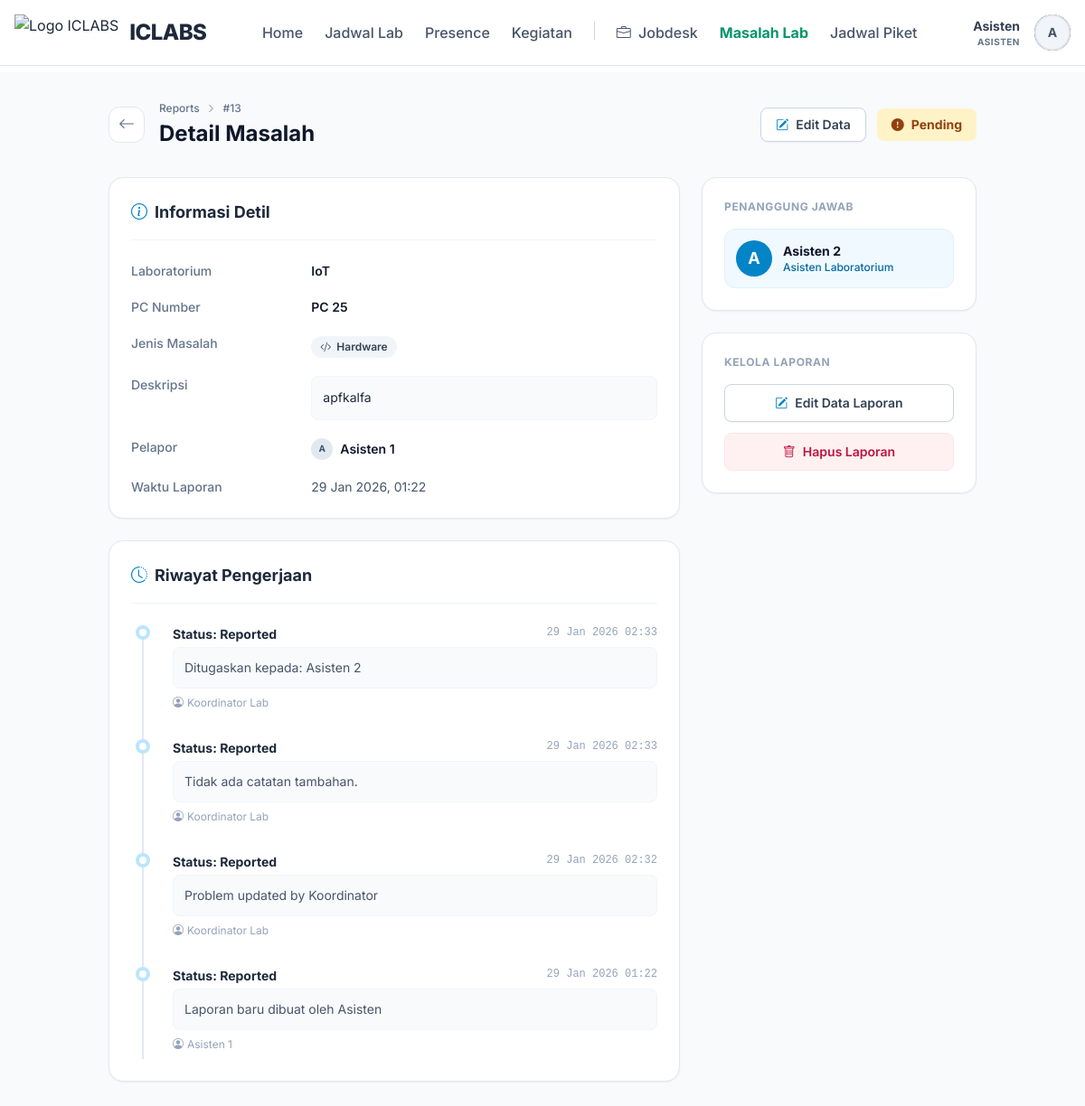
Screenshot of /public/asisten/problems/13 (signed in) with the database file from the repository.
### tables this page shows
CREATE TABLE `lab_problems` (
  `id` int(11) NOT NULL AUTO_INCREMENT,
  `laboratory_id` int(11) NOT NULL,
  `pc_number` varchar(50) DEFAULT NULL,
  `problem_type` enum('hardware','software','network','other') NOT NULL,
  `description` text NOT NULL,
  `status` enum('reported','in_progress','resolved') DEFAULT 'reported',
  `reported_by` int(11) NOT NULL,
  `assigned_to` int(11) DEFAULT NULL,
  `reported_at` timestamp NOT NULL DEFAULT current_timestamp(),
  `started_at` datetime DEFAULT NULL,
  `completed_at` datetime DEFAULT NULL,
  PRIMARY KEY (`id`),
  KEY `reported_by` (`reported_by`),
  KEY `idx_lab_problems_status` (`status`),
  KEY `idx_lab_problems_lab` (`laboratory_id`),
  KEY `fk_lab_problems_assigned` (`assigned_to`),
  CONSTRAINT `fk_lab_problems_assigned` FOREIGN KEY (`assigned_to`) REFERENCES `users` (`id`) ON DELETE SET NULL,
  CONSTRAINT `lab_problems_ibfk_1` FOREIGN KEY (`laboratory_id`) REFERENCES `laboratories` (`id`) ON DELETE CASCADE,
  CONSTRAINT `lab_problems_ibfk_2` FOREIGN KEY (`reported_by`) REFERENCES `users` (`id`) ON DELETE CASCADE
);

CREATE TABLE `laboratories` (
  `id` int(11) NOT NULL AUTO_INCREMENT,
  `lab_name` varchar(100) NOT NULL,
  `image` varchar(255) DEFAULT NULL,
  `description` text DEFAULT NULL,
  `pc_count` int(11) DEFAULT 0,
  `tv_count` int(11) DEFAULT 0,
  `capacity` int(11) DEFAULT 0,
  `status` enum('active','maintenance','inactive') DEFAULT 'active',
  `location` varchar(100) DEFAULT NULL,
  `building` varchar(50) DEFAULT NULL,
  `floor` varchar(10) DEFAULT NULL,
  `room_number` varchar(20) DEFAULT NULL,
  PRIMARY KEY (`id`)
);

CREATE TABLE `users` (
  `id` int(11) NOT NULL AUTO_INCREMENT,
  `name` varchar(100) NOT NULL,
  `email` varchar(100) NOT NULL,
  `phone` varchar(20) DEFAULT NULL,
  `password` varchar(255) NOT NULL,
  `role_id` int(11) NOT NULL,
  `status` enum('active','inactive') DEFAULT 'active',
  `created_at` timestamp NOT NULL DEFAULT current_timestamp(),
  PRIMARY KEY (`id`),
  UNIQUE KEY `email` (`email`),
  KEY `idx_users_email` (`email`),
  KEY `idx_users_role` (`role_id`),
  CONSTRAINT `users_ibfk_1` FOREIGN KEY (`role_id`) REFERENCES `roles` (`id`)
);

CREATE TABLE `problem_histories` (
  `id` int(11) NOT NULL AUTO_INCREMENT,
  `problem_id` int(11) NOT NULL,
  `status` enum('reported','in_progress','resolved') NOT NULL,
  `note` text DEFAULT NULL,
  `updated_by` int(11) NOT NULL,
  `updated_at` timestamp NOT NULL DEFAULT current_timestamp(),
  PRIMARY KEY (`id`),
  KEY `problem_id` (`problem_id`),
  KEY `updated_by` (`updated_by`),
  CONSTRAINT `problem_histories_ibfk_1` FOREIGN KEY (`problem_id`) REFERENCES `lab_problems` (`id`) ON DELETE CASCADE,
  CONSTRAINT `problem_histories_ibfk_2` FOREIGN KEY (`updated_by`) REFERENCES `users` (`id`) ON DELETE CASCADE
);

### app/views/asisten/reports/detail.php (the view, shortened to what the rows shown need)
<?php include APP_PATH . '/views/layouts/header.php'; ?>
<?php include APP_PATH . '/views/layouts/navbar.php'; ?>
<div class="bg-slate-50 min-h-screen py-8">
    <div class="max-w-5xl mx-auto px-4 sm:px-6 lg:px-8">
        <div class="flex flex-col md:flex-row justify-between items-start md:items-center mb-8 gap-4">
            <div class="flex items-center gap-4">
                <a href="<?= url('/asisten/problems') ?>" class="w-10 h-10 bg-white border border-slate-200 rounded-xl flex items-center justify-center text-slate-500 hover:text-slate-800 hover:shadow-sm transition-all">
                    <i class="bi bi-arrow-left text-lg"></i>
                </a>
                <div>
                    <div class="flex items-center gap-2 text-xs text-slate-500 font-medium mb-1">
                        <span>Reports</span>
                        <i class="bi bi-chevron-right text-[10px]"></i>
                        <span>#<?= $problem['id'] ?></span>
                    </div>
                    <h1 class="text-2xl font-bold text-slate-900">Detail Masalah</h1>
                </div>
            </div>
            <div class="flex items-center gap-3">
                <?php if ($problem['reported_by'] == getUserId() && $problem['status'] != 'resolved'): ?>
                    <a href="<?= url('/asisten/problems/' . $problem['id'] . '/edit') ?>"
                       class="inline-flex items-center gap-2 px-4 py-2 bg-white border border-slate-300 rounded-lg text-sm font-semibold text-slate-700 hover:bg-slate-50 transition-colors shadow-sm">
                        <i class="bi bi-pencil-square text-sky-600"></i>
                        Edit Data
                    </a>
                <?php endif; ?>
                <?php
                $statusConfig = [
                    'reported' => ['bg' => 'bg-amber-100', 'text' => 'text-amber-800', 'icon' => 'bi-exclamation-circle-fill', 'label' => 'Pending'],
                    'in_progress' => ['bg' => 'bg-blue-100', 'text' => 'text-blue-800', 'icon' => 'bi-arrow-repeat', 'label' => 'Diproses'],
                    'resolved' => ['bg' => 'bg-emerald-100', 'text' => 'text-emerald-800', 'icon' => 'bi-check-circle-fill', 'label' => 'Selesai']
                ];
                $s = $statusConfig[$problem['status']] ?? $statusConfig['reported'];
                ?>
                <div class="inline-flex items-center gap-2 px-4 py-2 rounded-lg text-sm font-bold <?= $s['bg'] ?> <?= $s['text'] ?>">
                    <i class="bi <?= $s['icon'] ?>"></i>
                    <?= $s['label'] ?>
                </div>
            </div>
        </div>
        <div class="grid grid-cols-1 lg:grid-cols-3 gap-6">
            <div class="lg:col-span-2 space-y-6">
                <div class="bg-white rounded-2xl shadow-sm border border-slate-200 p-6 overflow-hidden">
                    <h2 class="text-lg font-bold text-slate-800 mb-6 flex items-center gap-2 border-b border-slate-100 pb-4">
                        <i class="bi bi-info-circle text-sky-600"></i> Informasi Detil
                    </h2>
                    <div class="space-y-5">
                        <div class="grid grid-cols-1 sm:grid-cols-3 gap-4">
                            <div class="text-sm font-medium text-slate-500">Laboratorium</div>
                            <div class="sm:col-span-2 text-sm font-semibold text-slate-900"><?= e($problem['lab_name']) ?></div>
                        </div>
                        <div class="grid grid-cols-1 sm:grid-cols-3 gap-4">
                            <div class="text-sm font-medium text-slate-500">PC Number</div>
                            <div class="sm:col-span-2 text-sm font-semibold text-slate-900">
                                <?= $problem['pc_number'] ? 'PC ' . e($problem['pc_number']) : '-' ?>
                            </div>
                        </div>
                        <div class="grid grid-cols-1 sm:grid-cols-3 gap-4">
                            <div class="text-sm font-medium text-slate-500">Jenis Masalah</div>
                            <div class="sm:col-span-2">
                                <span class="inline-flex items-center gap-1.5 px-2.5 py-1 rounded-full text-xs font-semibold bg-slate-100 text-slate-700">
                                    <i class="bi bi-code-slash"></i>
                                    <?= ucfirst($problem['problem_type']) ?>
                                </span>
                            </div>
                        </div>
                        <div class="grid grid-cols-1 sm:grid-cols-3 gap-4">
                            <div class="text-sm font-medium text-slate-500">Deskripsi</div>
                            <div class="sm:col-span-2 text-sm text-slate-800 leading-relaxed bg-slate-50 p-3 rounded-lg border border-slate-100">
                                <?= nl2br(e($problem['description'])) ?>
                            </div>
                        </div>
                        <div class="grid grid-cols-1 sm:grid-cols-3 gap-4">
                            <div class="text-sm font-medium text-slate-500">Pelapor</div>
                            <div class="sm:col-span-2 flex items-center gap-2">
                                <div class="w-6 h-6 rounded-full bg-slate-200 flex items-center justify-center text-[10px] font-bold text-slate-600">
                                    <?= strtoupper(substr($problem['reporter_name'], 0, 1)) ?>
                                </div>
                                <span class="text-sm font-semibold text-slate-900"><?= e($problem['reporter_name']) ?></span>
                            </div>
                        </div>
                        <div class="grid grid-cols-1 sm:grid-cols-3 gap-4">
                            <div class="text-sm font-medium text-slate-500">Waktu Laporan</div>
                            <div class="sm:col-span-2 text-sm text-slate-600">
                                <?= date('d M Y, H:i', strtotime($problem['reported_at'])) ?>
                            </div>
                        </div>
                    </div>
                </div>
                <div class="bg-white rounded-2xl shadow-sm border border-slate-200 p-6">
                    <h2 class="text-lg font-bold text-slate-800 mb-6 flex items-center gap-2 border-b border-slate-100 pb-4">
                        <i class="bi bi-clock-history text-sky-600"></i> Riwayat Pengerjaan
                    </h2>
                    <?php if (!empty($histories)): ?>
                        <div class="relative border-l-2 border-slate-200 ml-3 space-y-8 pb-2">
                            <?php foreach ($histories as $history): ?>
                                <div class="relative pl-8">
                                    <div class="absolute -left-[9px] top-0 w-4 h-4 rounded-full bg-white border-4 border-sky-200"></div>
                                    <div class="flex flex-col sm:flex-row sm:justify-between sm:items-start gap-1 mb-1">
                                        <span class="text-sm font-bold text-slate-800">
                                            Status: <?= ucfirst(str_replace('_', ' ', $history['status'])) ?>
                                        </span>
                                        <span class="text-xs text-slate-400 font-mono">
                                            <?= date('d M Y H:i', strtotime($history['updated_at'])) ?>
                                        </span>
                                    </div>
                                    <p class="text-sm text-slate-600 bg-slate-50 p-3 rounded-lg border border-slate-100">
                                        <?= e($history['note'] ?: 'Tidak ada catatan tambahan.') ?>
                                    </p>
                                    <div class="mt-2 text-xs text-slate-400 flex items-center gap-1">
                                        <i class="bi bi-person-circle"></i>
                                        <?= e($history['updater_name'] ?? 'System') ?>
                                    </div>
                                </div>
                            <?php endforeach; ?>
                        </div>
                    <?php endif; ?>
                </div>
            </div>
            <div class="space-y-6">
                <div class="bg-white rounded-2xl shadow-sm border border-slate-200 p-6">
                    <h3 class="text-xs font-bold text-slate-400 uppercase tracking-wider mb-4">Penanggung Jawab</h3>
                    <?php if (!empty($problem['assigned_to_name'])): ?>
                        <div class="flex items-center gap-3 p-3 bg-sky-50 rounded-xl border border-sky-100">
                            <div class="w-10 h-10 bg-sky-600 rounded-full flex items-center justify-center shadow-sm text-white font-bold text-lg">
                                <?= strtoupper(substr($problem['assigned_to_name'], 0, 1)) ?>
                            </div>
                            <div>
                                <div class="text-sm font-bold text-slate-900"><?= e($problem['assigned_to_name']) ?></div>
                                <div class="text-xs text-sky-700 font-medium">Asisten Laboratorium</div>
                            </div>
                        </div>
                    <?php endif; ?>
                </div>
                <?php if ($problem['reported_by'] == getUserId()): ?>
                <div class="bg-white rounded-2xl shadow-sm border border-slate-200 p-6">
                    <h3 class="text-xs font-bold text-slate-400 uppercase tracking-wider mb-4">Kelola Laporan</h3>
                    <div class="space-y-3">
                        <?php if ($problem['status'] != 'resolved'): ?>
                            <a href="<?= url('/asisten/problems/' . $problem['id'] . '/edit') ?>"
                               class="flex items-center justify-center gap-2 w-full px-4 py-2.5 bg-white border border-slate-300 hover:bg-slate-50 text-slate-700 font-semibold rounded-lg transition-colors text-sm shadow-sm">
                                <i class="bi bi-pencil-square text-sky-600"></i> Edit Data Laporan
                            </a>
                        <?php endif; ?>
                        <button onclick="confirmDelete(<?= $problem['id'] ?>)"
                                class="flex items-center justify-center gap-2 w-full px-4 py-2.5 bg-rose-50 hover:bg-rose-100 border border-rose-100 text-rose-700 font-semibold rounded-lg transition-colors text-sm">
                            <i class="bi bi-trash"></i> Hapus Laporan
                        </button>
                    </div>
                </div>
                <?php endif; ?>
            </div>
        </div>
    </div>
</div>

### rows the page displays
lab_problems: id "13", status "Pending", laboratory.lab_name "IoT", pc_number "25", problem_type "Hardware", description "apfkalfa", reported_by.name "A", reported_by.name "Asisten 1", reported_at "29 Jan 2026, 01:22", assigned_to.name "A", assigned_to.name "Asisten 2"
problem_histories: status "Reported", updated_at "29 Jan 2026 02:33", note "Ditugaskan kepada: Asisten 2", updated_by.name "Koordinator Lab"
problem_histories: status "Reported", updated_at "29 Jan 2026 02:33", note "Tidak ada catatan tambahan.", updated_by.name "Koordinator Lab"
problem_histories: status "Reported", updated_at "29 Jan 2026 02:32", note "Problem updated by Koordinator", updated_by.name "Koordinator Lab"
problem_histories: status "Reported", updated_at "29 Jan 2026 01:22", note "Laporan baru dibuat oleh Asisten", updated_by.name "Asisten 1"

### other values shown
explode(' ', $_SESSION['user_name'])[0] "Asisten"
getUserRole() "ASISTEN"
substr($_SESSION['user_name'] ?? 'U', 0, 1) "A"
